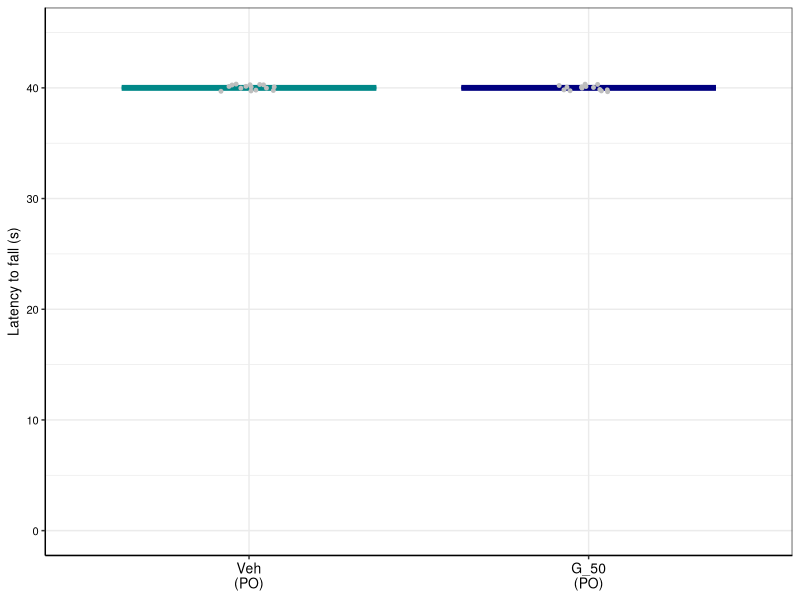
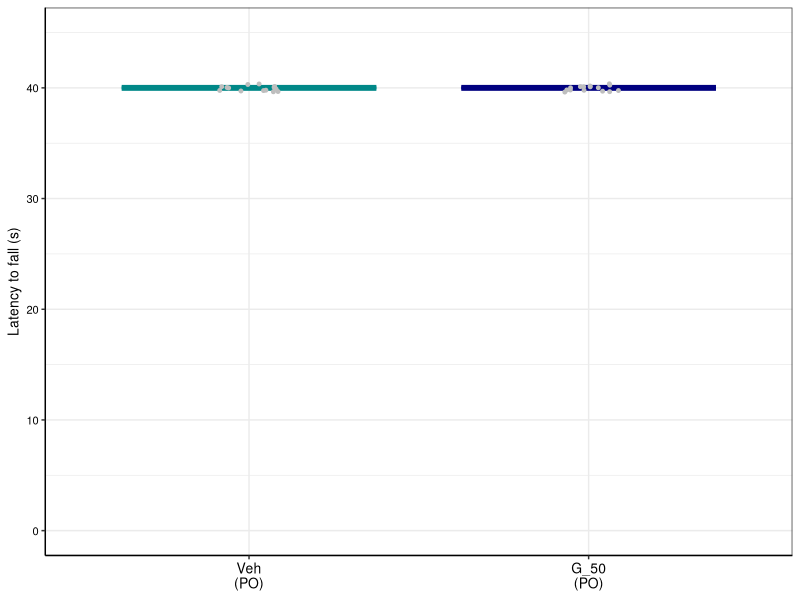
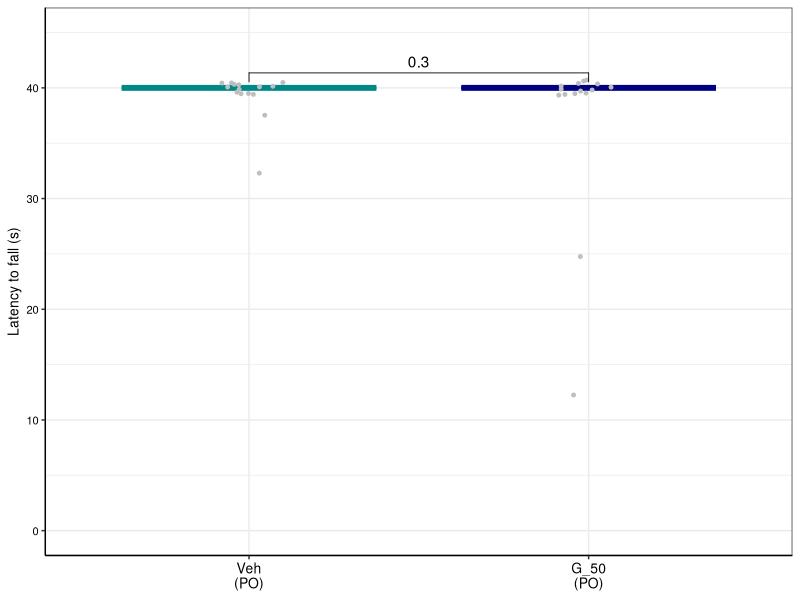

Write the R code that produced these figures, in order.
## ---- chunk 1
library(dplyr)
library(ggplot2)
library(readxl)
library(ggpubr)
## ---- chunk 2
rotarod <- read_excel("Female cohort - PO/Data to plot - female cohort.xlsx", sheet = "Rotarod")
rotarod$`Mouse Group` <- ifelse(rotarod$`Mouse Group` == 'Veh (PO)', 'Veh\n(PO)', 'G_50\n(PO)')
rotarod$`Mouse Group` <- factor(rotarod$`Mouse Group`,
                                levels = c('Veh\n(PO)',
                                           'G_50\n(PO)'))

rotarod <- dplyr::rename(rotarod, latency=`Latency to fall (s)`)
## ---- chunk 3
plotting_func <- function(df, trial, ylab,
                          fname, wid = 2, ht = 2) {
  df <- dplyr::filter(df, Trial == trial)
  ggplot(df, aes(x=`Mouse Group`, y=latency)) +
    geom_boxplot(aes(color = `Mouse Group`), fill = NA, outlier.shape = NA, linewidth = 1) +
    geom_point(color = "grey", position = position_jitter(width = 0.1), size = 1) +
    scale_color_manual(values = c("Veh\n(PO)" = "#008888", "G_50\n(PO)" = "#000080")) +
    stat_compare_means( method = "t.test", label = "p.format", comparisons = list(c("Veh\n(PO)", "G_50\n(PO)")), hide.ns = FALSE) +
    theme_bw() +
    theme(legend.position = "none",
      axis.line = element_line(color='black'),
      axis.text.y = element_text(size = 8, color = 'black'),
      axis.text.x = element_text(size = 10, color = 'black'),
      axis.title.y = element_text(size = 10, color = 'black'),
      axis.title.x = element_blank()) +
    labs(y = ylab) + ylim(0,45)
  
  ggsave(fname, width = wid, height = ht)
}
## ---- chunk 4
# 60min_PD_16rpm
plotting_func(rotarod, "60min_PD_16rpm",
              "Latency to fall (s)", "Female cohort - PO/rotarod_60min_PD_16rpm.pdf")

# 15min_PD_16rpm
plotting_func(rotarod, "15min_PD_16rpm",
              "Latency to fall (s)", "Female cohort - PO/rotarod_15min_PD_16rpm.pdf")

# 15min_PD_32rpm
plotting_func(rotarod, "15min_PD_32rpm",
              "Latency to fall (s)", "Female cohort - PO/rotarod_15min_PD_32rpm.pdf")
## ---- chunk 5
# t-test for latency to fall
filtered <- dplyr::filter(rotarod, Trial == "15min_PD_32rpm")
print(t.test(
  dplyr::filter(filtered, `Mouse Group` == 'Veh\n(PO)')$latency,
  dplyr::filter(filtered, `Mouse Group` == 'G_50\n(PO)')$latency
))

# Fisher exact test for fell / did not fall

rotarod_table <- matrix(
  c(2, 13,
    2, 13),
  nrow = 2,
  byrow = TRUE
)

rownames(rotarod_table) <- c("GDCA", "Vehicle")
colnames(rotarod_table) <- c("Fell", "Did_not_fall")

rotarod_table
fisher.test(rotarod_table)
